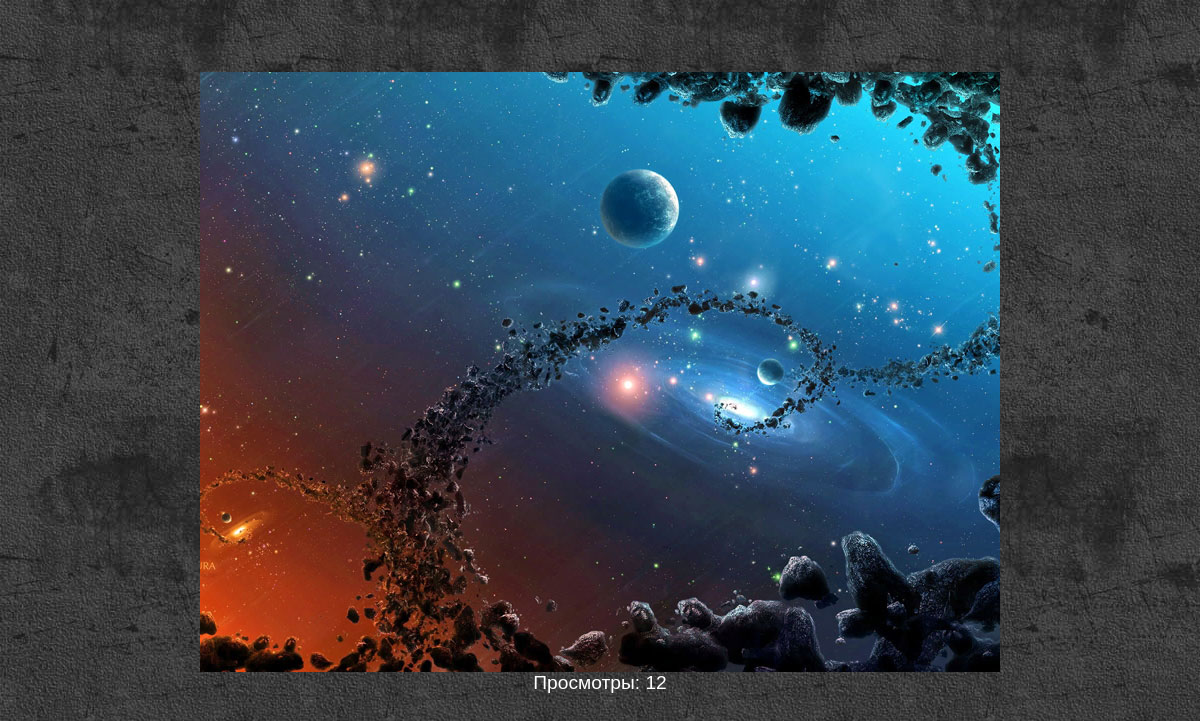
Page /photo.php?id=1 on the committed database.
### tables this page shows
CREATE TABLE `photo` (
  `id` int(11) NOT NULL,
  `url` varchar(255) NOT NULL,
  `name` varchar(255) NOT NULL,
  `size` varchar(50) NOT NULL,
  `count` int(11) NOT NULL DEFAULT 0
);

### photo.php (the view, shortened to what this page needs)
<?php
$db = mysqli_connect("mariadb", "gb_php", "gb_php", "gb_php");
$id = (int)$_GET['id'];
$result = mysqli_query($db, "SELECT url, name FROM photo WHERE id = " . $id);
$item = mysqli_fetch_assoc($result);
mysqli_query($db, "UPDATE photo SET count= count + 1 WHERE id =" . $id);
$countdb = mysqli_query($db, "SELECT count FROM photo WHERE id = " . $id);
$count = mysqli_fetch_assoc($countdb);
?>
<!doctype html>
<html lang="en">
<head>
    <link rel="stylesheet" type="text/css" href="style.css"/>
</head>
<body>
<div class="fullscr">
    <img src="/gallery_img/big/<?= $item['name'] ?>" alt="">
</div>
<div class="count">
    <span> Просмотры: <?= $count['count'] ?> </span>
</div>
</body>
</html>

### style.css (style rules this page uses)
body { background: #444 url('img/body.jpg'); color: #fff; font: normal 1.2em Verdana,Arial,sans-serif; height: 100%; padding-bottom: 1px; padding-top: 64px; }
.fullscr { display: flex; justify-content: center; }
.count { display: flex; justify-content: center; }

### rows in the picture
photo: name (picture), count "12"
